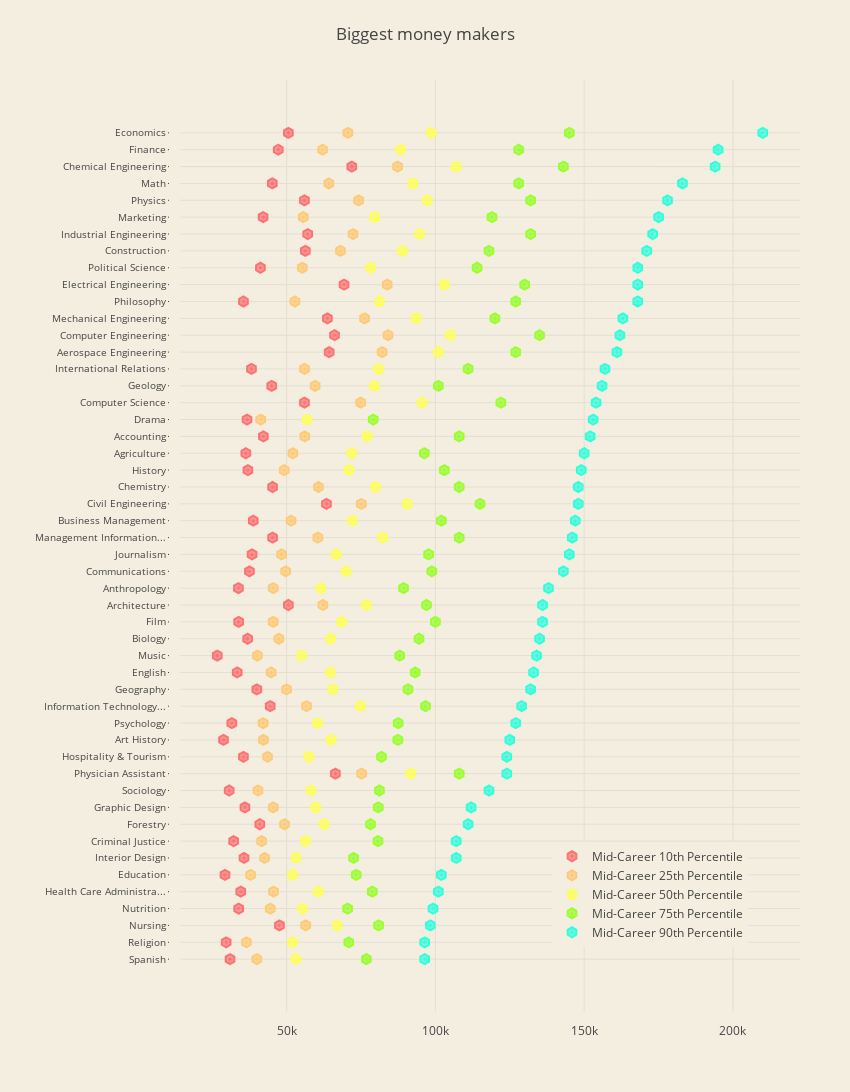

Here is the notebook cell this chart was saved with:
### Markdown cell above
### 3.4. Biggest money makers
<a id="biggest_money_makers"></a>

### Code cell
# Sorted dataset
majors_sort_mid90 = majors.sort_values("mid_p90", ascending=True)

# Method that shortens long texts
def cut_name(x):
    if len(x) <= 25:
        return x
    else:
        return x[0:22] + "..."

# Prepared information
traces = {
    "mid_p10" : {
        "name" : "Mid-Career 10th Percentile",
        "color" : "rgba(255, 114, 114, 0.7)",
        "line_color" : "rgba(255, 114, 114, 1.0)"
    },
    "mid_p25" : {
        "name" : "Mid-Career 25th Percentile",
        "color" : "rgba(255, 202, 120, 0.7)",
        "line_color" : "rgba(255, 202, 120, 1.0)"
    },
    "mid_p50" : {
        "name" : "Mid-Career 50th Percentile",
        "color" : "rgba(253, 255, 88, 0.7)",
        "line_color" : "rgba(253, 255, 88, 1.0)"
    },
    "mid_p75" : {
        "name" : "Mid-Career 75th Percentile",
        "color" : "rgba(153, 255, 45, 0.7)",
        "line_color" : "rgba(153, 255, 45, 1.0)"
    },
    "mid_p90" : {
        "name" : "Mid-Career 90th Percentile",
        "color" : "rgba(49, 255, 220, 0.7)",
        "line_color" : "rgba(49, 255, 220, 1.0)"
    }
}

# List that stores information about data traces
data = []

# Single trace 
for key, value in traces.items():
    
    trace = go.Scatter(
        x = majors_sort_mid90[key].tolist(),
        y = majors_sort_mid90["name"].apply(cut_name).tolist(),
        name = value["name"],
        mode = 'markers',
        marker=dict(
            color = value["color"],
            line=dict(
                color = value["line_color"],
                width=2,
            ),
            symbol="hexagon-dot",
            size=10
        ),
    )
    data.append(trace)

# Chart layout
layout = go.Layout(
    title = 'Biggest money makers',
    width=850,
    height=1200,
    margin=go.Margin(
        l=180,
        r=50,
        b=80,
        t=80,
        pad=10
    ),
    paper_bgcolor='rgb(244, 238, 225)',
    plot_bgcolor='rgb(244, 238, 225)',
    yaxis = dict(
        anchor = 'x',
        rangemode='tozero',
        tickfont=dict(
            size=10
        ),
        ticklen=1
    ),   
    legend=dict(x=0.6, y=0.07)
)

fig = go.Figure(data=data, layout=layout)
py.iplot(fig)

### Figure 1 — Plotly figure (JSON) as saved in the notebook; plotly's stock layout.template omitted (floating-point values rounded to 4 significant figures)
{"data": [{"marker": {"color": "rgba(255, 114, 114, 0.7)", "line": {"color": "rgba(255, 114, 114, 1.0)", "width": 2}, "size": 10, "symbol": "hexagon-dot"}, "mode": "markers", "name": "Mid-Career 10th Percentile", "type": "scatter", "x": [31000, 29700, 47600, 33900, 34600, 29300, 35700, 32200, 41000, 36000, 30700, 66400, 35500, 28800, 31600, 44500, 40000, 33400, 26700, 36900, 33900, 50600, 33800, 37500, 38400, 45300, 38800, 63400, 45300, 37000, 36300, 42200, 36700, 56000, 45000, 38200, 64300, 66100, 63700, 35500, 69300, 41200, 56300, 57100, 42100, 56000, 45200, 71900, 47200, 50600], "y": ["Spanish", "Religion", "Nursing", "Nutrition", "Health Care Administra...", "Education", "Interior Design", "Criminal Justice", "Forestry", "Graphic Design", "Sociology", "Physician Assistant", "Hospitality & Tourism", "Art History", "Psychology", "Information Technology...", "Geography", "English", "Music", "Biology", "Film", "Architecture", "Anthropology", "Communications", "Journalism", "Management Information...", "Business Management", "Civil Engineering", "Chemistry", "History", "Agriculture", "Accounting", "Drama", "Computer Science", "Geology", "International Relations", "Aerospace Engineering", "Computer Engineering", "Mechanical Engineering", "Philosophy", "Electrical Engineering", "Political Science", "Construction", "Industrial Engineering", "Marketing", "Physics", "Math", "Chemical Engineering", "Finance", "Economics"]}, {"marker": {"color": "rgba(255, 202, 120, 0.7)", "line": {"color": "rgba(255, 202, 120, 1.0)", "width": 2}, "size": 10, "symbol": "hexagon-dot"}, "mode": "markers", "name": "Mid-Career 25th Percentile", "type": "scatter", "x": [40000, 36500, 56400, 44500, 45600, 37900, 42600, 41600, 49300, 45500, 40400, 75200, 43600, 42200, 42100, 56700, 50000, 44800, 40200, 47400, 45500, 62200, 45500, 49700, 48300, 60500, 51500, 75100, 60700, 49200, 52100, 56100, 41300, 74900, 59600, 56000, 82100, 84100, 76200, 52800, 83800, 55300, 68100, 72300, 55600, 74200, 64200, 87300, 62100, 70600], "y": ["Spanish", "Religion", "Nursing", "Nutrition", "Health Care Administra...", "Education", "Interior Design", "Criminal Justice", "Forestry", "Graphic Design", "Sociology", "Physician Assistant", "Hospitality & Tourism", "Art History", "Psychology", "Information Technology...", "Geography", "English", "Music", "Biology", "Film", "Architecture", "Anthropology", "Communications", "Journalism", "Management Information...", "Business Management", "Civil Engineering", "Chemistry", "History", "Agriculture", "Accounting", "Drama", "Computer Science", "Geology", "International Relations", "Aerospace Engineering", "Computer Engineering", "Mechanical Engineering", "Philosophy", "Electrical Engineering", "Political Science", "Construction", "Industrial Engineering", "Marketing", "Physics", "Math", "Chemical Engineering", "Finance", "Economics"]}, {"marker": {"color": "rgba(253, 255, 88, 0.7)", "line": {"color": "rgba(253, 255, 88, 1.0)", "width": 2}, "size": 10, "symbol": "hexagon-dot"}, "mode": "markers", "name": "Mid-Career 50th Percentile", "type": "scatter", "x": [53100, 52000, 67000, 55300, 60600, 52000, 53200, 56300, 62600, 59800, 58200, 91700, 57500, 64900, 60400, 74800, 65500, 64700, 55000, 64800, 68500, 76800, 61500, 70000, 66700, 82300, 72100, 90500, 79900, 71000, 71900, 77100, 56900, 95500, 79500, 80900, 101000, 105000, 93600, 81200, 103000, 78200, 88900, 94700, 79600, 97300, 92400, 107000, 88300, 98600], "y": ["Spanish", "Religion", "Nursing", "Nutrition", "Health Care Administra...", "Education", "Interior Design", "Criminal Justice", "Forestry", "Graphic Design", "Sociology", "Physician Assistant", "Hospitality & Tourism", "Art History", "Psychology", "Information Technology...", "Geography", "English", "Music", "Biology", "Film", "Architecture", "Anthropology", "Communications", "Journalism", "Management Information...", "Business Management", "Civil Engineering", "Chemistry", "History", "Agriculture", "Accounting", "Drama", "Computer Science", "Geology", "International Relations", "Aerospace Engineering", "Computer Engineering", "Mechanical Engineering", "Philosophy", "Electrical Engineering", "Political Science", "Construction", "Industrial Engineering", "Marketing", "Physics", "Math", "Chemical Engineering", "Finance", "Economics"]}, {"marker": {"color": "rgba(153, 255, 45, 0.7)", "line": {"color": "rgba(153, 255, 45, 1.0)", "width": 2}, "size": 10, "symbol": "hexagon-dot"}, "mode": "markers", "name": "Mid-Career 75th Percentile", "type": "scatter", "x": [76800, 70900, 80900, 70500, 78800, 73400, 72500, 80700, 78200, 80800, 81200, 108000, 81900, 87400, 87500, 96700, 90800, 93200, 88000, 94500, 100000, 97000, 89300, 98800, 97700, 108000, 102000, 115000, 108000, 103000, 96300, 108000, 79100, 122000, 101000, 111000, 127000, 135000, 120000, 127000, 130000, 114000, 118000, 132000, 119000, 132000, 128000, 143000, 128000, 145000], "y": ["Spanish", "Religion", "Nursing", "Nutrition", "Health Care Administra...", "Education", "Interior Design", "Criminal Justice", "Forestry", "Graphic Design", "Sociology", "Physician Assistant", "Hospitality & Tourism", "Art History", "Psychology", "Information Technology...", "Geography", "English", "Music", "Biology", "Film", "Architecture", "Anthropology", "Communications", "Journalism", "Management Information...", "Business Management", "Civil Engineering", "Chemistry", "History", "Agriculture", "Accounting", "Drama", "Computer Science", "Geology", "International Relations", "Aerospace Engineering", "Computer Engineering", "Mechanical Engineering", "Philosophy", "Electrical Engineering", "Political Science", "Construction", "Industrial Engineering", "Marketing", "Physics", "Math", "Chemical Engineering", "Finance", "Economics"]}, {"marker": {"color": "rgba(49, 255, 220, 0.7)", "line": {"color": "rgba(49, 255, 220, 1.0)", "width": 2}, "size": 10, "symbol": "hexagon-dot"}, "mode": "markers", "name": "Mid-Career 90th Percentile", "type": "scatter", "x": [96400, 96400, 98300, 99200, 101000, 102000, 107000, 107000, 111000, 112000, 118000, 124000, 124000, 125000, 127000, 129000, 132000, 133000, 134000, 135000, 136000, 136000, 138000, 143000, 145000, 146000, 147000, 148000, 148000, 149000, 150000, 152000, 153000, 154000, 156000, 157000, 161000, 162000, 163000, 168000, 168000, 168000, 171000, 173000, 175000, 178000, 183000, 194000, 195000, 210000], "y": ["Spanish", "Religion", "Nursing", "Nutrition", "Health Care Administra...", "Education", "Interior Design", "Criminal Justice", "Forestry", "Graphic Design", "Sociology", "Physician Assistant", "Hospitality & Tourism", "Art History", "Psychology", "Information Technology...", "Geography", "English", "Music", "Biology", "Film", "Architecture", "Anthropology", "Communications", "Journalism", "Management Information...", "Business Management", "Civil Engineering", "Chemistry", "History", "Agriculture", "Accounting", "Drama", "Computer Science", "Geology", "International Relations", "Aerospace Engineering", "Computer Engineering", "Mechanical Engineering", "Philosophy", "Electrical Engineering", "Political Science", "Construction", "Industrial Engineering", "Marketing", "Physics", "Math", "Chemical Engineering", "Finance", "Economics"]}], "layout": {"height": 1200, "legend": {"x": 0.6, "y": 0.07}, "margin": {"b": 80, "l": 180, "pad": 10, "r": 50, "t": 80}, "paper_bgcolor": "rgb(244, 238, 225)", "plot_bgcolor": "rgb(244, 238, 225)", "title": "Biggest money makers", "width": 850, "yaxis": {"anchor": "x", "rangemode": "tozero", "tickfont": {"size": 10}, "ticklen": 1}}}
